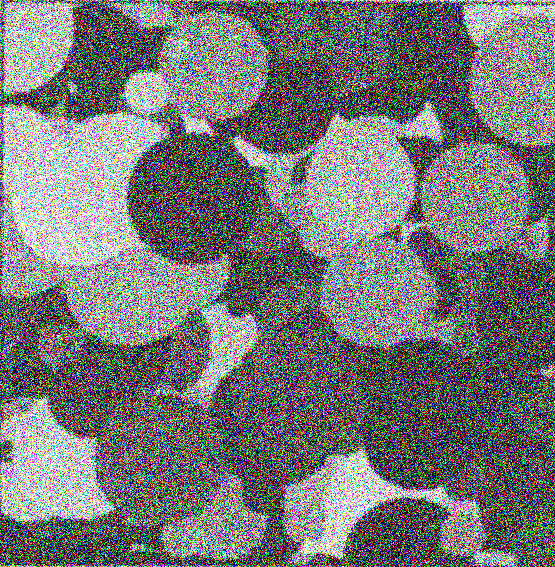
#> input picture Fuzzy/Testing/circle testing/cir_noise_gussian_0.45.png, 555 x 567 px, found by its file name
$ python Image.py
#> lines starting #> are read from the running program, lines starting #| are printed output that depends on the picture
import cv2 as cv
import timeit

# getting & showing image
img = cv.imread('cir_noise_gussian_0.45.png')
#> img is the input picture: shape (567, 555, 3); mean B, G, R 119.1, 119.2, 119.2
cv.imshow("Testing", img)
cv.waitKey(0)


# Grayscale conversion
img_gray = cv.cvtColor(img, cv.COLOR_BGR2GRAY)
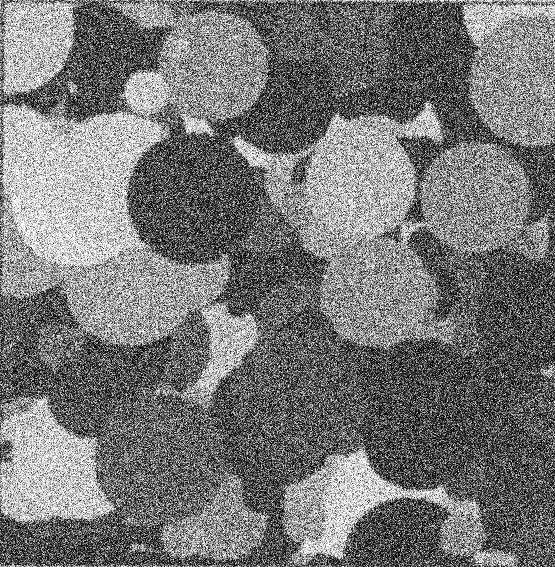
#> img_gray: shape (567, 555); min 0, max 255, mean 119.2
img_blur = cv.GaussianBlur(img_gray, (3, 3), 0)
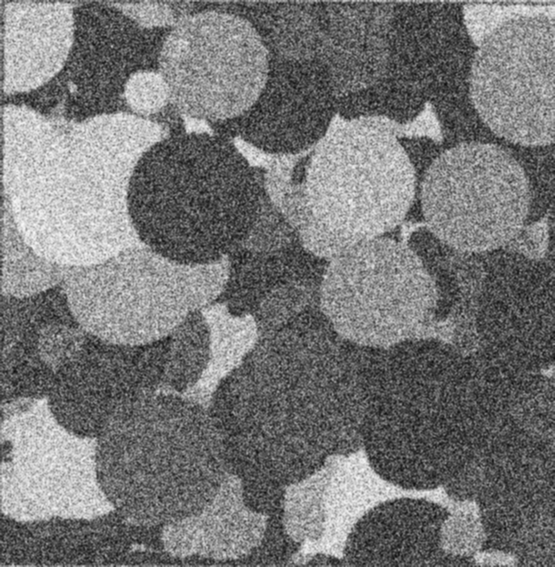
#> img_blur: shape (567, 555); min 11, max 249, mean 119.2
cv.imshow("Testing", img_blur)
cv.waitKey(0)

# Sobel Edge detection
img_edge1 = cv.Sobel(src=img_gray, ddepth=cv.CV_64F, dx=1, dy=0, ksize=3)
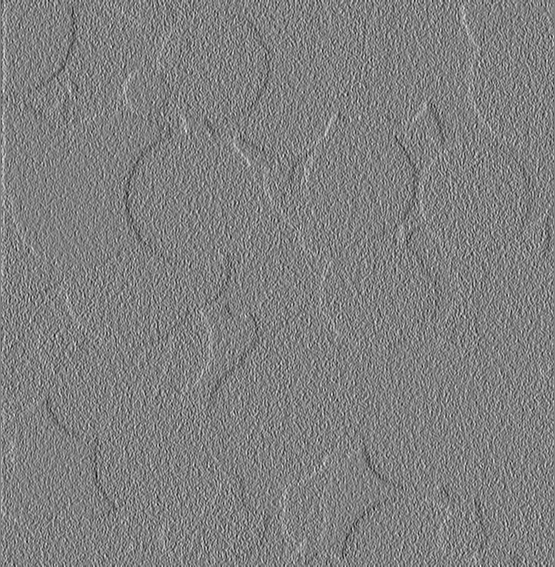
#> img_edge1: shape (567, 555) float64; min -894, max 874, mean -0.1; drawn with min black and max white
img_edge2 = cv.Sobel(src=img_gray, ddepth=cv.CV_64F, dx=0, dy=1, ksize=3)
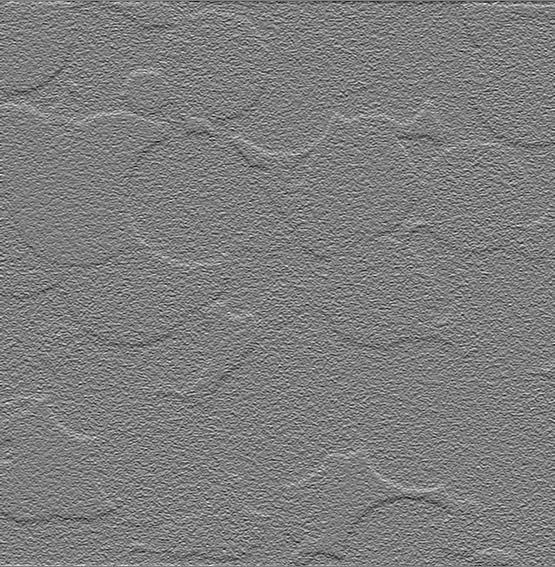
#> img_edge2: shape (567, 555) float64; min -834, max 850, mean -0.5; drawn with min black and max white
img_edge3 = cv.Sobel(src=img_gray, ddepth=cv.CV_64F, dx=1, dy=1, ksize=3)
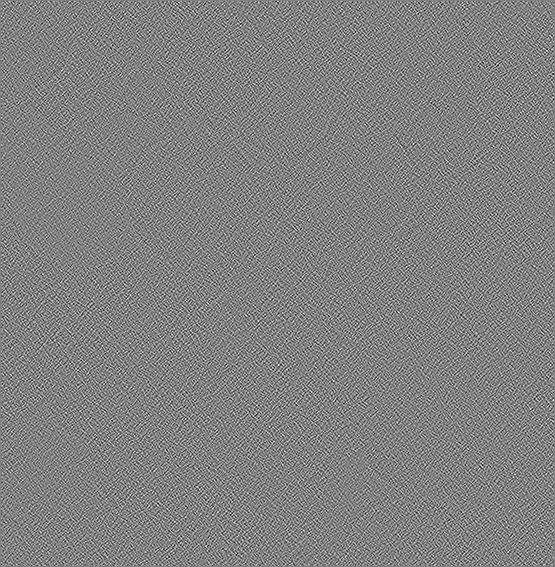
#> img_edge3: shape (567, 555) float64; min -459, max 446, mean 0; drawn with min black and max white
cv.imshow("Testing", img_edge1)
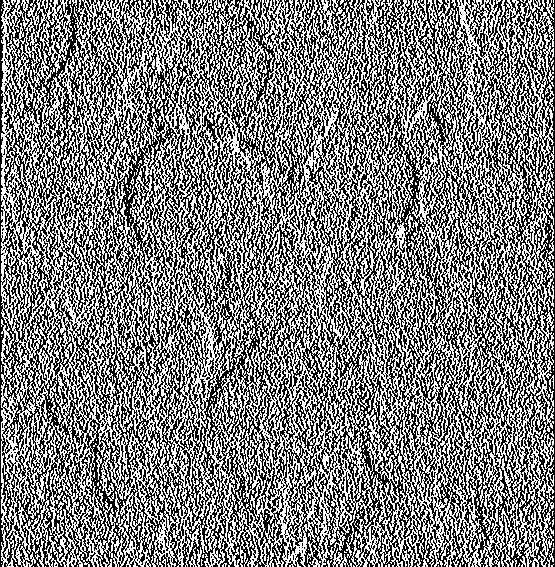
#> window 'Testing': shape (567, 555); 49.6% white in thin lines or dots
cv.waitKey(0)

start_time = timeit.default_timer()
edges = cv.Canny(image=img_blur, threshold1=100,
                 threshold2=200)  # Canny Edge Detection
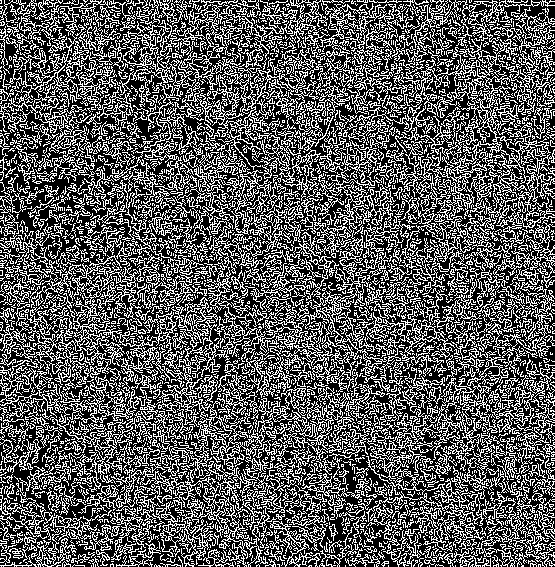
#> edges: shape (567, 555); 35.7% white in thin lines or dots
print(timeit.default_timer() - start_time)
cv.imshow('Testing', edges)
cv.waitKey(0)

cv.imwrite("cir_noise_gussian_0.45_edge.png", edges)


# waiting for key press for window deletion
cv.destroyAllWindows()
